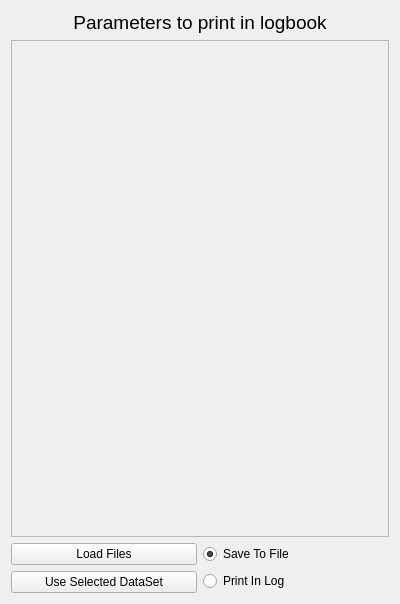
<?xml version="1.0" encoding="UTF-8"?>
<ui version="4.0">
 <class>widget</class>
 <widget class="QWidget" name="widget">
  <property name="geometry">
   <rect>
    <x>0</x>
    <y>0</y>
    <width>400</width>
    <height>604</height>
   </rect>
  </property>
  <property name="windowTitle">
   <string>Electronic Logbook</string>
  </property>
  <layout class="QVBoxLayout" name="verticalLayout_4">
   <item>
    <widget class="QLabel" name="label_4">
     <property name="font">
      <font>
       <pointsize>14</pointsize>
      </font>
     </property>
     <property name="text">
      <string>Parameters to print in logbook</string>
     </property>
     <property name="alignment">
      <set>Qt::AlignCenter</set>
     </property>
    </widget>
   </item>
   <item>
    <widget class="QScrollArea" name="parametersLayout">
     <property name="widgetResizable">
      <bool>true</bool>
     </property>
     <widget class="QWidget" name="scrollAreaWidgetContents">
      <property name="geometry">
       <rect>
        <x>0</x>
        <y>0</y>
        <width>380</width>
        <height>493</height>
       </rect>
      </property>
     </widget>
    </widget>
   </item>
   <item>
    <layout class="QHBoxLayout" name="horizontalLayout_2">
     <item>
      <layout class="QVBoxLayout" name="verticalLayout_2">
       <item>
        <widget class="QPushButton" name="ElectronicLogBook_load_button">
         <property name="text">
          <string>Load Files</string>
         </property>
        </widget>
       </item>
       <item>
        <widget class="QPushButton" name="ElectronicLogBook_dataset_button">
         <property name="text">
          <string>Use Selected DataSet</string>
         </property>
        </widget>
       </item>
      </layout>
     </item>
     <item>
      <layout class="QVBoxLayout" name="verticalLayout">
       <item>
        <widget class="QRadioButton" name="ElectronicLogBook_savetofile_radioButton">
         <property name="text">
          <string>Save To File</string>
         </property>
         <property name="checked">
          <bool>true</bool>
         </property>
         <attribute name="buttonGroup">
          <string notr="true">buttonGroup</string>
         </attribute>
        </widget>
       </item>
       <item>
        <widget class="QRadioButton" name="ElectronicLogBook_printinlog_radioButton">
         <property name="text">
          <string>Print In Log</string>
         </property>
         <attribute name="buttonGroup">
          <string notr="true">buttonGroup</string>
         </attribute>
        </widget>
       </item>
      </layout>
     </item>
    </layout>
   </item>
  </layout>
 </widget>
 <resources/>
 <connections/>
 <buttongroups>
  <buttongroup name="buttonGroup"/>
 </buttongroups>
</ui>
